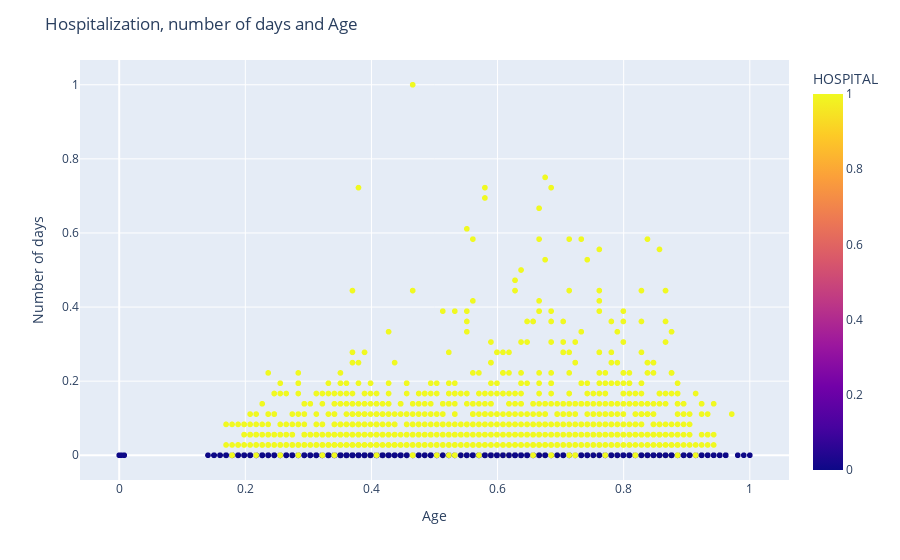
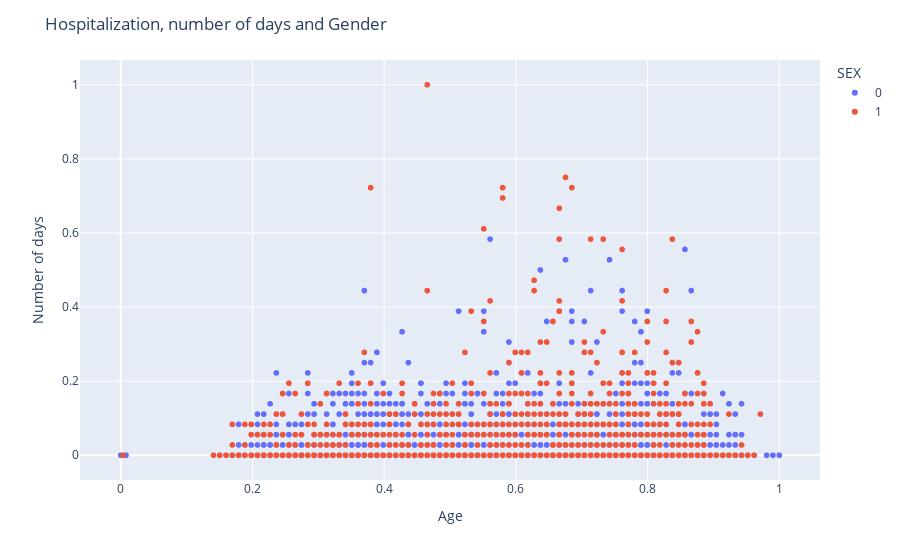

Write notebook code for charts like these, in order.
### Code cell
fig = px.scatter(ds1, x="AGE_YRS", y="HOSPDAYS", color="HOSPITAL")
fig.update_layout(
title_text='Hospitalization, number of days and Age',
xaxis_title_text='Age',
yaxis_title_text='Number of days'
)
display(fig.show())

fig = px.scatter(ds1, x="AGE_YRS", y="HOSPDAYS", color="SEX")
fig.update_layout(
title_text='Hospitalization, number of days and Gender',
xaxis_title_text='Age',
yaxis_title_text='Number of days'
)
display(fig.show())

### Figure 1 — Plotly figure (JSON) as saved in the notebook; plotly's stock layout.template omitted (floating-point values rounded to 4 significant figures; data arrays with more than 128 entries replaced by an {"elided": "..."} marker saying what was removed)
{"data": [{"hovertemplate": "AGE_YRS=%{x}<br>HOSPDAYS=%{y}<br>HOSPITAL=%{marker.color}<extra></extra>", "legendgroup": "", "marker": {"color": {"elided": "8051 int values"}, "coloraxis": "coloraxis", "symbol": "circle"}, "mode": "markers", "name": "", "showlegend": false, "type": "scattergl", "x": {"elided": "8051 float values"}, "xaxis": "x", "y": {"elided": "8051 float values"}, "yaxis": "y"}], "layout": {"coloraxis": {"colorbar": {"title": {"text": "HOSPITAL"}}, "colorscale": [[0, "#0d0887"], [0.1111, "#46039f"], [0.2222, "#7201a8"], [0.3333, "#9c179e"], [0.4444, "#bd3786"], [0.5556, "#d8576b"], [0.6667, "#ed7953"], [0.7778, "#fb9f3a"], [0.8889, "#fdca26"], [1, "#f0f921"]]}, "legend": {"tracegroupgap": 0}, "margin": {"t": 60}, "title": {"text": "Hospitalization, number of days and Age"}, "xaxis": {"anchor": "y", "domain": [0, 1], "title": {"text": "Age"}}, "yaxis": {"anchor": "x", "domain": [0, 1], "title": {"text": "Number of days"}}}}

### Figure 2 — Plotly figure (JSON) as saved in the notebook; plotly's stock layout.template omitted (floating-point values rounded to 4 significant figures; data arrays with more than 128 entries replaced by an {"elided": "..."} marker saying what was removed)
{"data": [{"hovertemplate": "SEX=0<br>AGE_YRS=%{x}<br>HOSPDAYS=%{y}<extra></extra>", "legendgroup": "0", "marker": {"color": "#636efa", "symbol": "circle"}, "mode": "markers", "name": "0", "showlegend": true, "type": "scattergl", "x": {"elided": "5704 float values"}, "xaxis": "x", "y": {"elided": "5704 float values"}, "yaxis": "y"}, {"hovertemplate": "SEX=1<br>AGE_YRS=%{x}<br>HOSPDAYS=%{y}<extra></extra>", "legendgroup": "1", "marker": {"color": "#EF553B", "symbol": "circle"}, "mode": "markers", "name": "1", "showlegend": true, "type": "scattergl", "x": {"elided": "2347 float values"}, "xaxis": "x", "y": {"elided": "2347 float values"}, "yaxis": "y"}], "layout": {"legend": {"title": {"text": "SEX"}, "tracegroupgap": 0}, "margin": {"t": 60}, "title": {"text": "Hospitalization, number of days and Gender"}, "xaxis": {"anchor": "y", "domain": [0, 1], "title": {"text": "Age"}}, "yaxis": {"anchor": "x", "domain": [0, 1], "title": {"text": "Number of days"}}}}
